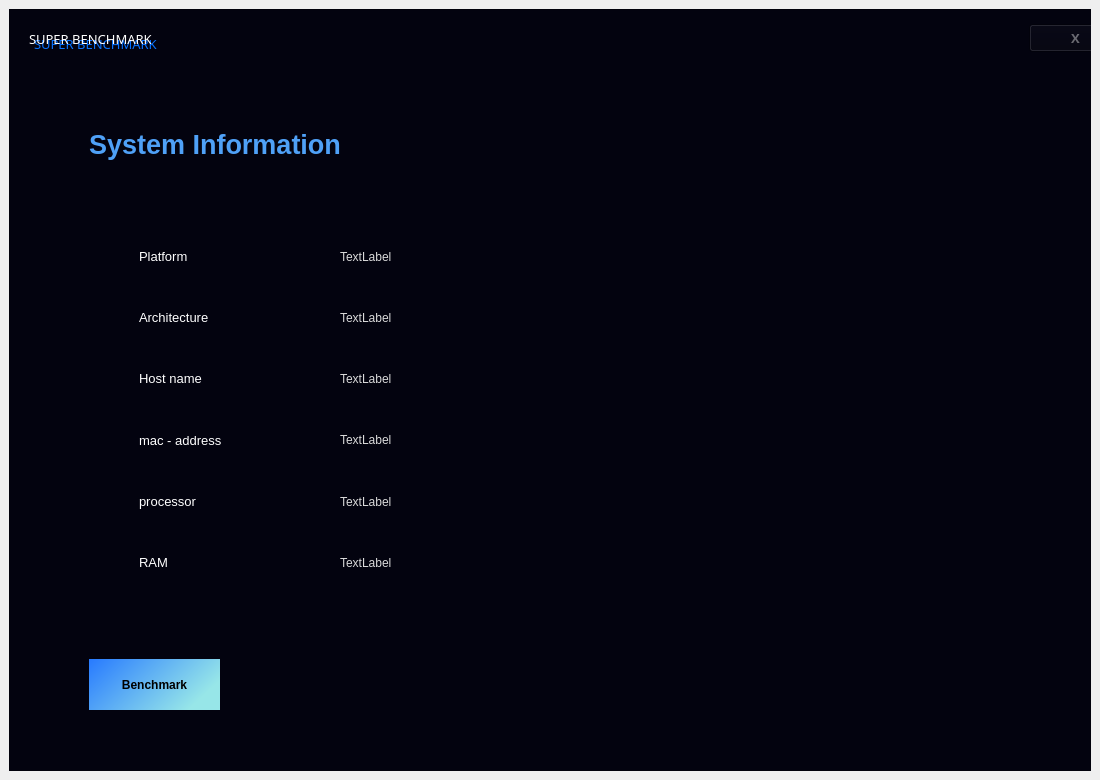
<?xml version="1.0" encoding="UTF-8"?>
<ui version="4.0">
 <class>MainWindow</class>
 <widget class="QMainWindow" name="MainWindow">
  <property name="geometry">
   <rect>
    <x>0</x>
    <y>0</y>
    <width>1100</width>
    <height>780</height>
   </rect>
  </property>
  <property name="windowTitle">
   <string>MainWindow</string>
  </property>
  <widget class="QWidget" name="centralwidget">
   <layout class="QVBoxLayout" name="verticalLayout">
    <item>
     <widget class="QFrame" name="frame">
      <property name="styleSheet">
       <string notr="true">background-color: rgb(3, 3, 15);</string>
      </property>
      <property name="frameShape">
       <enum>QFrame::StyledPanel</enum>
      </property>
      <property name="frameShadow">
       <enum>QFrame::Raised</enum>
      </property>
      <widget class="QLabel" name="label">
       <property name="geometry">
        <rect>
         <x>20</x>
         <y>0</y>
         <width>200</width>
         <height>60</height>
        </rect>
       </property>
       <property name="font">
        <font>
         <family>Segoe UI Black</family>
         <pointsize>10</pointsize>
        </font>
       </property>
       <property name="styleSheet">
        <string notr="true">color:rgb(255, 255, 255);
background-color: rgba(255, 255, 255, 0);</string>
       </property>
       <property name="text">
        <string>SUPER BENCHMARK</string>
       </property>
      </widget>
      <widget class="QLabel" name="label_2">
       <property name="geometry">
        <rect>
         <x>25</x>
         <y>5</y>
         <width>200</width>
         <height>60</height>
        </rect>
       </property>
       <property name="font">
        <font>
         <family>Segoe UI Black</family>
         <pointsize>10</pointsize>
        </font>
       </property>
       <property name="styleSheet">
        <string notr="true">color: rgb(8, 115, 255);</string>
       </property>
       <property name="text">
        <string>SUPER BENCHMARK</string>
       </property>
      </widget>
      <widget class="QLabel" name="label_3">
       <property name="geometry">
        <rect>
         <x>600</x>
         <y>160</y>
         <width>340</width>
         <height>480</height>
        </rect>
       </property>
       <property name="text">
        <string/>
       </property>
       <property name="pixmap">
        <pixmap>assets/image_2.jpg</pixmap>
       </property>
       <property name="scaledContents">
        <bool>true</bool>
       </property>
      </widget>
      <widget class="QPushButton" name="exitButton">
       <property name="geometry">
        <rect>
         <x>1020</x>
         <y>15</y>
         <width>93</width>
         <height>28</height>
        </rect>
       </property>
       <property name="font">
        <font>
         <family>Segoe UI Light</family>
         <pointsize>10</pointsize>
         <weight>75</weight>
         <bold>true</bold>
        </font>
       </property>
       <property name="styleSheet">
        <string notr="true">QPushButton{color: rgba(255, 255, 255, 100);}
QPushButton:hover{
	color: rgb(151, 230, 232);
}</string>
       </property>
       <property name="text">
        <string>X</string>
       </property>
      </widget>
      <widget class="QPushButton" name="pushButton_2">
       <property name="geometry">
        <rect>
         <x>80</x>
         <y>650</y>
         <width>131</width>
         <height>51</height>
        </rect>
       </property>
       <property name="font">
        <font>
         <family>Segoe UI</family>
         <pointsize>9</pointsize>
         <weight>75</weight>
         <bold>true</bold>
         <underline>false</underline>
        </font>
       </property>
       <property name="styleSheet">
        <string notr="true">QPushButton{background-color: qlineargradient(spread:pad, x1:0, y1:0, x2:1, y2:0.414773, stop:0 rgba(39, 122, 255, 255), stop:1 rgba(151, 230, 232, 255));
padding: 10px;
text-align: center;
border-style: none;}

QPushButton:hover{
	background-color: qlineargradient(spread:pad, x1:0, y1:0, x2:1, y2:0.414773, stop:0 rgba(151, 230, 232, 255), stop:1 rgba(39, 122, 255, 255));
	margin-left: 5px;
	margin-top: 5px;
	font-size: 14px;
}</string>
       </property>
       <property name="text">
        <string>Benchmark</string>
       </property>
      </widget>
      <widget class="QLabel" name="label_15">
       <property name="geometry">
        <rect>
         <x>80</x>
         <y>105</y>
         <width>350</width>
         <height>60</height>
        </rect>
       </property>
       <property name="font">
        <font>
         <family>Segoe UI</family>
         <pointsize>20</pointsize>
         <weight>75</weight>
         <bold>true</bold>
        </font>
       </property>
       <property name="styleSheet">
        <string notr="true">
color: rgb(79, 161, 247);</string>
       </property>
       <property name="text">
        <string>System Information</string>
       </property>
      </widget>
      <widget class="QFrame" name="frame_2">
       <property name="geometry">
        <rect>
         <x>70</x>
         <y>110</y>
         <width>641</width>
         <height>481</height>
        </rect>
       </property>
       <property name="styleSheet">
        <string notr="true">background-color: rgba(255, 255, 255, 0);</string>
       </property>
       <property name="frameShape">
        <enum>QFrame::StyledPanel</enum>
       </property>
       <property name="frameShadow">
        <enum>QFrame::Raised</enum>
       </property>
       <widget class="QWidget" name="gridLayoutWidget_2">
        <property name="geometry">
         <rect>
          <x>60</x>
          <y>110</y>
          <width>591</width>
          <height>361</height>
         </rect>
        </property>
        <layout class="QGridLayout" name="gridLayout_2" columnstretch="1,2">
         <item row="5" column="0">
          <widget class="QLabel" name="label_24">
           <property name="font">
            <font>
             <pointsize>10</pointsize>
            </font>
           </property>
           <property name="styleSheet">
            <string notr="true">color: rgb(255, 255, 255);</string>
           </property>
           <property name="text">
            <string>RAM</string>
           </property>
          </widget>
         </item>
         <item row="3" column="1">
          <widget class="QLabel" name="address_2">
           <property name="styleSheet">
            <string notr="true">color: rgb(218, 218, 218);
background-color: rgba(255, 255, 255, 0);</string>
           </property>
           <property name="text">
            <string>TextLabel</string>
           </property>
          </widget>
         </item>
         <item row="0" column="1">
          <widget class="QLabel" name="platform_2">
           <property name="styleSheet">
            <string notr="true">color: rgb(218, 218, 218);
background-color: rgba(255, 255, 255, 0);</string>
           </property>
           <property name="text">
            <string>TextLabel</string>
           </property>
          </widget>
         </item>
         <item row="1" column="1">
          <widget class="QLabel" name="arcitecture">
           <property name="styleSheet">
            <string notr="true">color: rgb(218, 218, 218);
background-color: rgba(255, 255, 255, 0);</string>
           </property>
           <property name="text">
            <string>TextLabel</string>
           </property>
          </widget>
         </item>
         <item row="5" column="1">
          <widget class="QLabel" name="ram_2">
           <property name="styleSheet">
            <string notr="true">color: rgb(218, 218, 218);
background-color: rgba(255, 255, 255, 0);</string>
           </property>
           <property name="text">
            <string>TextLabel</string>
           </property>
          </widget>
         </item>
         <item row="4" column="1">
          <widget class="QLabel" name="processor_2">
           <property name="styleSheet">
            <string notr="true">color: rgb(218, 218, 218);
background-color: rgba(255, 255, 255, 0);</string>
           </property>
           <property name="text">
            <string>TextLabel</string>
           </property>
          </widget>
         </item>
         <item row="0" column="0">
          <widget class="QLabel" name="label_16">
           <property name="font">
            <font>
             <pointsize>10</pointsize>
            </font>
           </property>
           <property name="styleSheet">
            <string notr="true">color: rgb(255, 255, 255);</string>
           </property>
           <property name="text">
            <string>Platform</string>
           </property>
          </widget>
         </item>
         <item row="1" column="0">
          <widget class="QLabel" name="label_18">
           <property name="font">
            <font>
             <pointsize>10</pointsize>
            </font>
           </property>
           <property name="styleSheet">
            <string notr="true">color: rgb(255, 255, 255);</string>
           </property>
           <property name="text">
            <string>Architecture</string>
           </property>
          </widget>
         </item>
         <item row="2" column="0">
          <widget class="QLabel" name="label_17">
           <property name="font">
            <font>
             <pointsize>10</pointsize>
            </font>
           </property>
           <property name="styleSheet">
            <string notr="true">color: rgb(255, 255, 255);</string>
           </property>
           <property name="text">
            <string>Host name</string>
           </property>
          </widget>
         </item>
         <item row="4" column="0">
          <widget class="QLabel" name="label_23">
           <property name="font">
            <font>
             <pointsize>10</pointsize>
            </font>
           </property>
           <property name="styleSheet">
            <string notr="true">color: rgb(255, 255, 255);</string>
           </property>
           <property name="text">
            <string>processor</string>
           </property>
          </widget>
         </item>
         <item row="3" column="0">
          <widget class="QLabel" name="label_22">
           <property name="font">
            <font>
             <pointsize>10</pointsize>
            </font>
           </property>
           <property name="styleSheet">
            <string notr="true">color: rgb(255, 255, 255);</string>
           </property>
           <property name="text">
            <string>mac - address</string>
           </property>
          </widget>
         </item>
         <item row="2" column="1">
          <widget class="QLabel" name="host_name_2">
           <property name="styleSheet">
            <string notr="true">color: rgb(218, 218, 218);
background-color: rgba(255, 255, 255, 0);</string>
           </property>
           <property name="text">
            <string>TextLabel</string>
           </property>
          </widget>
         </item>
        </layout>
       </widget>
      </widget>
      <zorder>label_3</zorder>
      <zorder>label_2</zorder>
      <zorder>label</zorder>
      <zorder>exitButton</zorder>
      <zorder>pushButton_2</zorder>
      <zorder>label_15</zorder>
      <zorder>frame_2</zorder>
     </widget>
    </item>
   </layout>
  </widget>
 </widget>
 <resources/>
 <connections/>
</ui>
